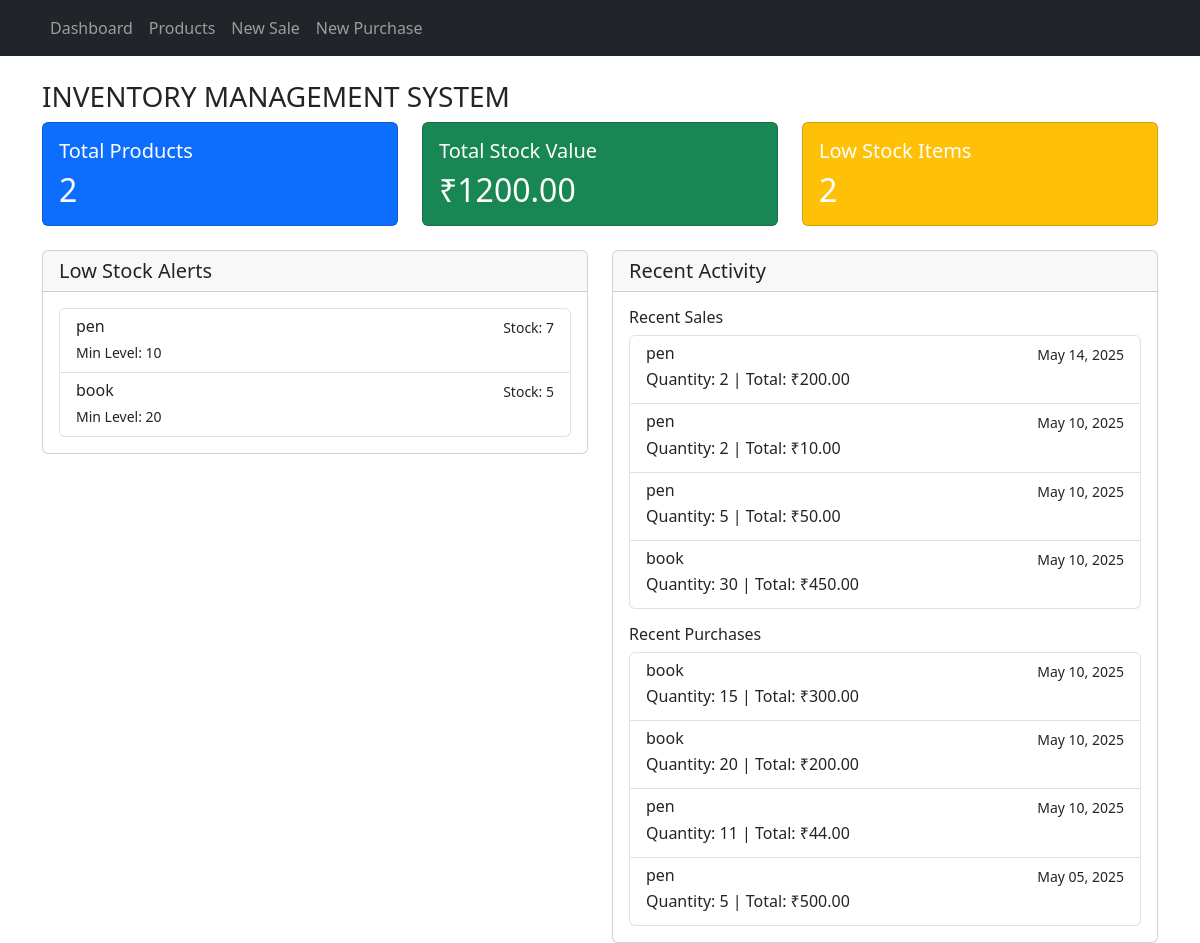
The page / on the database its author committed.
### inventory/models.py (models this page shows, shortened)
class Product(models.Model):
    name = models.CharField(max_length=200)
    description = models.TextField(blank=True)
    price = models.DecimalField(max_digits=10, decimal_places=2)
    min_stock_level = models.IntegerField(default=10)
    created_at = models.DateTimeField(auto_now_add=True)
    updated_at = models.DateTimeField(auto_now=True)
    @property
    def current_stock(self):
        return self.stock_set.first().quantity if self.stock_set.exists() else 0
    @property
    def is_low_stock(self):
        return self.current_stock <= self.min_stock_level

class Stock(models.Model):
    product = models.ForeignKey(Product, on_delete=models.CASCADE)
    quantity = models.IntegerField(default=0, validators=[MinValueValidator(0)])
    last_updated = models.DateTimeField(auto_now=True)

class Sale(models.Model):
    product = models.ForeignKey(Product, on_delete=models.CASCADE)
    quantity = models.IntegerField(validators=[MinValueValidator(1)])
    price_per_unit = models.DecimalField(max_digits=10, decimal_places=2)
    total_price = models.DecimalField(max_digits=10, decimal_places=2)
    date = models.DateTimeField(default=timezone.now)

class Purchase(models.Model):
    product = models.ForeignKey(Product, on_delete=models.CASCADE)
    quantity = models.IntegerField(validators=[MinValueValidator(1)])
    price_per_unit = models.DecimalField(max_digits=10, decimal_places=2)
    total_price = models.DecimalField(max_digits=10, decimal_places=2)
    date = models.DateTimeField(default=timezone.now)

### inventory/views.py (the view)
# urls.py: path('', views.dashboard, name='dashboard'),
def dashboard(request):
    products = Product.objects.all()
    low_stock_products = [p for p in products if p.is_low_stock]
    total_products = products.count()
    total_stock_value = sum(p.current_stock * p.price for p in products)
    recent_sales = Sale.objects.all().order_by('-date')[:5]
    recent_purchases = Purchase.objects.all().order_by('-date')[:5]
    context = {
        'total_products': total_products,
        'total_stock_value': total_stock_value,
        'low_stock_products': low_stock_products,
        'recent_sales': recent_sales,
        'recent_purchases': recent_purchases,
    }
    return render(request, 'inventory/dashboard.html', context)

### inventory/templates/inventory/dashboard.html (shortened to what this page needs)
{% extends 'inventory/base.html' %}
{% block content %}
<H3>INVENTORY MANAGEMENT SYSTEM</H3>
<div class="row mb-4">
    <div class="col-md-4">
        <div class="card bg-primary text-white">
            <div class="card-body">
                <h5 class="card-title">Total Products</h5>
                <h2 class="card-text">{{ total_products }}</h2>
            </div>
        </div>
    </div>
    <div class="col-md-4">
        <div class="card bg-success text-white">
            <div class="card-body">
                <h5 class="card-title">Total Stock Value</h5>
                <h2 class="card-text">₹{{ total_stock_value|floatformat:2 }}</h2>
            </div>
        </div>
    </div>
    <div class="col-md-4">
        <div class="card bg-warning text-white">
            <div class="card-body">
                <h5 class="card-title">Low Stock Items</h5>
                <h2 class="card-text">{{ low_stock_products|length }}</h2>
            </div>
        </div>
    </div>
</div>
<div class="row">
    <div class="col-md-6">
        <div class="card">
            <div class="card-header">
                <h5 class="card-title mb-0">Low Stock Alerts</h5>
            </div>
            <div class="card-body">
                {% if low_stock_products %}
                    <div class="list-group">
                        {% for product in low_stock_products %}
                            <a href="{% url 'product_detail' product.pk %}" class="list-group-item list-group-item-action">
                                <div class="d-flex w-100 justify-content-between">
                                    <h6 class="mb-1">{{ product.name }}</h6>
                                    <small>Stock: {{ product.current_stock }}</small>
                                </div>
                                <small>Min Level: {{ product.min_stock_level }}</small>
                            </a>
                        {% endfor %}
                    </div>
                {% else %}
                    <p class="text-muted">No low stock alerts</p>
                {% endif %}
            </div>
        </div>
    </div>
    <div class="col-md-6">
        <div class="card">
            <div class="card-header">
                <h5 class="card-title mb-0">Recent Activity</h5>
            </div>
            <div class="card-body">
                <h6>Recent Sales</h6>
                <div class="list-group mb-3">
                    {% for sale in recent_sales %}
                        <div class="list-group-item">
                            <div class="d-flex w-100 justify-content-between">
                                <h6 class="mb-1">{{ sale.product.name }}</h6>
                                <small>{{ sale.date|date:"M d, Y" }}</small>
                            </div>
                            <p class="mb-1">Quantity: {{ sale.quantity }} | Total: ₹{{ sale.total_price|floatformat:2 }}</p>
                        </div>
                    {% empty %}
                        <p class="text-muted">No recent sales</p>
                    {% endfor %}
                </div>
                <h6>Recent Purchases</h6>
                <div class="list-group">
                    {% for purchase in recent_purchases %}
                        <div class="list-group-item">
                            <div class="d-flex w-100 justify-content-between">
                                <h6 class="mb-1">{{ purchase.product.name }}</h6>
                                <small>{{ purchase.date|date:"M d, Y" }}</small>
                            </div>
                            <p class="mb-1">Quantity: {{ purchase.quantity }} | Total: ₹{{ purchase.total_price|floatformat:2 }}</p>
                        </div>
                    {% empty %}
                        <p class="text-muted">No recent purchases</p>
                    {% endfor %}
                </div>
            </div>
        </div>
    </div>
</div>
{% endblock %}

### inventory/templates/inventory/base.html (shortened to what this page needs)
<!DOCTYPE html>
<html lang="en">
<head>
    <link href="https://cdn.jsdelivr.net/npm/bootstrap@5.3.0/dist/css/bootstrap.min.css" rel="stylesheet">
    <link href="https://cdnjs.cloudflare.com/ajax/libs/font-awesome/6.0.0/css/all.min.css" rel="stylesheet">
</head>
<body>
    <nav class="navbar navbar-expand-lg navbar-dark bg-dark">
        <div class="container">
            <div class="collapse navbar-collapse" id="navbarNav">
                <ul class="navbar-nav">
                    <li class="nav-item">
                        <a class="nav-link" href="{% url 'dashboard' %}">Dashboard</a>
                    </li>
                    <li class="nav-item">
                        <a class="nav-link" href="{% url 'product_list' %}">Products</a>
                    </li>
                    <li class="nav-item">
                        <a class="nav-link" href="{% url 'sale_create' %}">New Sale</a>
                    </li>
                    <li class="nav-item">
                        <a class="nav-link" href="{% url 'purchase_create' %}">New Purchase</a>
                    </li>
                </ul>
            </div>
        </div>
    </nav>
    <div class="container mt-4">
        {% block content %}
        {% endblock %}
    </div>
</body>
</html>

### rows shown on the page
Product: name "pen", current_stock "7", min_stock_level "10"
Product: name "book", current_stock "5", min_stock_level "20"
Sale: product.name "pen", date "May 14, 2025", quantity "2", total_price "200.00"
Sale: product.name "pen", date "May 10, 2025", quantity "2", total_price "10.00"
Sale: product.name "pen", date "May 10, 2025", quantity "5", total_price "50.00"
Sale: product.name "book", date "May 10, 2025", quantity "30", total_price "450.00"
Purchase: product.name "book", date "May 10, 2025", quantity "15", total_price "300.00"
Purchase: product.name "book", date "May 10, 2025", quantity "20", total_price "200.00"
Purchase: product.name "pen", date "May 10, 2025", quantity "11", total_price "44.00"
Purchase: product.name "pen", date "May 05, 2025", quantity "5", total_price "500.00"

### other values the page prints
{{ total_products }} "2"
{{ total_stock_value|floatformat:2 }} "1200.00"
{{ low_stock_products|length }} "2"
